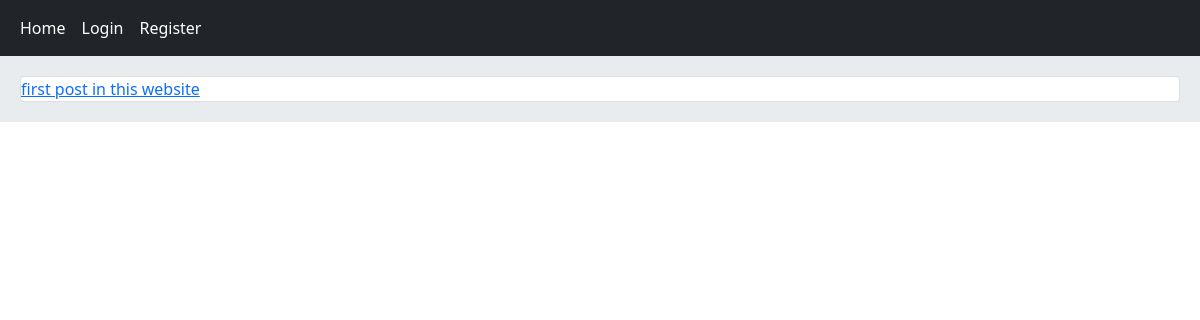
Before: / with the older database file.
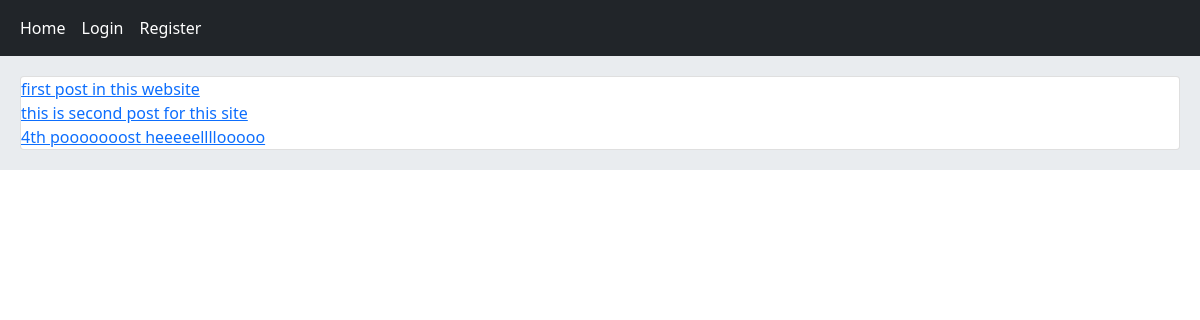
After: the same page with the newer database file.
### home/models.py (models this page shows, shortened)
class Post(models.Model):
    body = models.TextField()
    slug = models.SlugField()
    created = models.DateTimeField(auto_now_add=True)
    updated = models.DateTimeField(auto_now=True)
    user = models.ForeignKey(User, on_delete=models.CASCADE)
    def get_absolute_url(self):
        return reverse('home:post_detail', args=(self.id, self.slug))

### home/views.py (the view)
# urls.py: path('', views.HomeView.as_view(), name='home'),
class HomeView(View):
    def get(self, request):
        posts = Post.objects.all()
        return render(request, 'home/index.html', context={'posts': posts})

### home/templates/home/index.html (shortened to what this page needs)
{% extends 'base.html' %}
{% block content %}
    <div class="card">
        {% for post in posts %}
            <a href="{{ post.get_absolute_url }}">{{ post.body|truncatewords:8 }}</a>
        {% endfor %}
    </div>
{% endblock %}

### templates/base.html (shortened to what this page needs)
<!DOCTYPE html>
<html lang="en">
<head>
<link href="https://cdn.jsdelivr.net/npm/bootstrap@5.1.3/dist/css/bootstrap.min.css" rel="stylesheet">
</head>
<body>
    {% include 'includes/navbar.html' %}
    <div class="jumbotron">
        {% block content %} {% endblock %}
    </div>
</body>
</html>

### templates/includes/navbar.html
<nav class="navbar navbar-expand-lg navbar-dark bg-dark">
    <div class="container-fluid">
        <div class="navbar-nav">
            <a class="nav-link active" href="{% url 'home:home' %}">Home</a>
            {% if request.user.is_authenticated %}
                <a class="nav-link active" href="{% url 'account:user_profile' request.user.id %}">Profile</a>
                <a class="nav-link active" href="{% url 'account:user_logout' %}">Logout</a>
            {% else %}
                <a class="nav-link active" href="{% url 'account:user_login' %}">Login</a>
                <a class="nav-link active" href="{% url 'account:user_register' %}">Register</a>
            {% endif %}
        </div>
    </div>
</nav>

### templates/base.html (style rules this page uses)
.jumbotron { padding: 20px; margin-bottom: 20px; background-color: #e9ecef; }

Changed rows visible on the page:
added Post: body "this is second post for this site"
added Post: body "4th pooooooost heeeeellllooooo"
